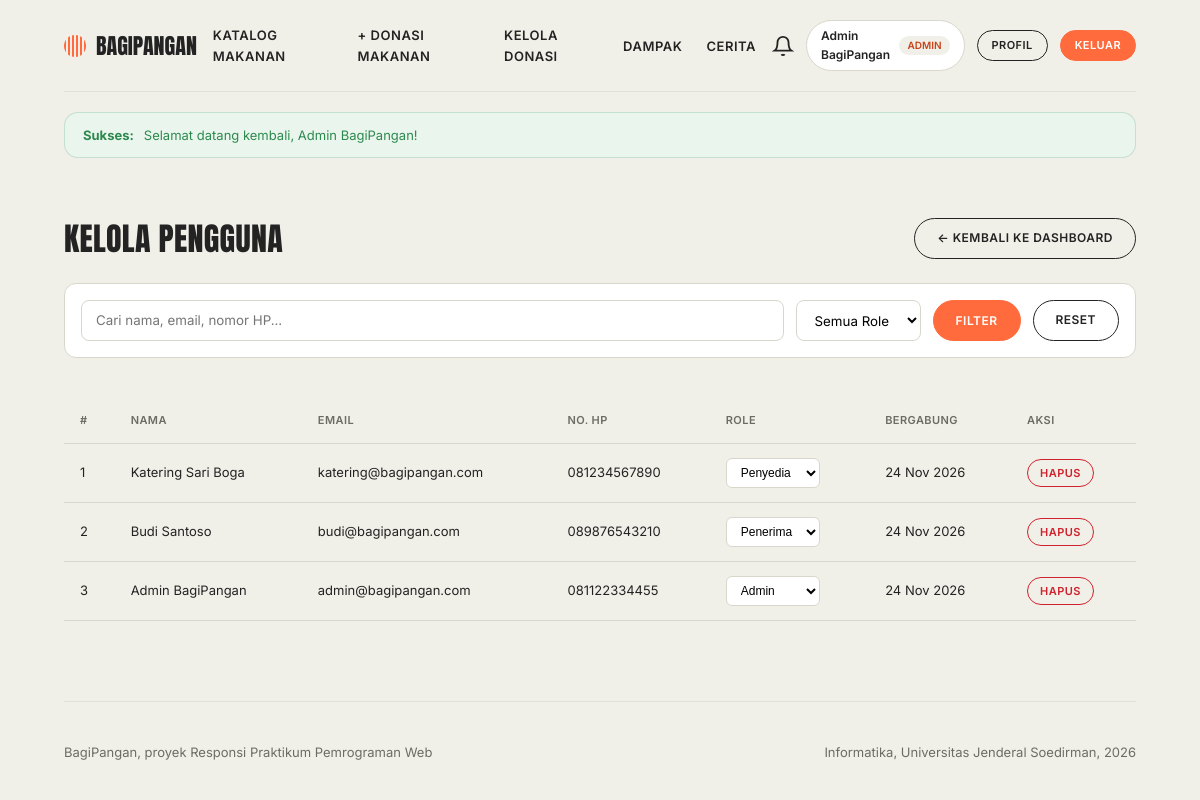
/admin/users.php (signed in), run on the app's committed database.
### tables this page shows
CREATE TABLE IF NOT EXISTS users (
    id INT AUTO_INCREMENT PRIMARY KEY,
    nama VARCHAR(100) NOT NULL,
    email VARCHAR(100) NOT NULL UNIQUE,
    password VARCHAR(255) NOT NULL,
    no_hp VARCHAR(20) NOT NULL,
    alamat TEXT NOT NULL,
    role ENUM('penyedia', 'penerima', 'admin') NOT NULL DEFAULT 'penerima',
    foto VARCHAR(255) DEFAULT 'default-avatar.png',
    created_at TIMESTAMP DEFAULT CURRENT_TIMESTAMP,
    updated_at TIMESTAMP DEFAULT CURRENT_TIMESTAMP ON UPDATE CURRENT_TIMESTAMP
);

### includes/auth_check.php (called while the page is built, shortened)
<?php
function is_logged_in() {
    return isset($_SESSION['user_id']) && !empty($_SESSION['user_id']);
}
function current_user() {
    return [
        'id'     => $_SESSION['user_id'] ?? null,
        'nama'   => $_SESSION['user_nama'] ?? 'Pengguna',
        'email'  => $_SESSION['user_email'] ?? '',
        'role'   => $_SESSION['user_role'] ?? 'penerima',
        'foto'   => $_SESSION['user_foto'] ?? 'default-avatar.png',
    ];
}

### admin/users.php (the view, shortened to what this page needs)
<?php
require_once __DIR__ . '/../config/database.php';
require_once __DIR__ . '/../includes/auth_check.php';
$root_path = '/Responsi-Praktikum-Pemweb';
$search = trim($_GET['search'] ?? '');
$where = ["1=1"];
$params = [];
$where_sql = implode(' AND ', $where);
$stmt = $pdo->prepare("SELECT * FROM users WHERE $where_sql ORDER BY created_at DESC");
$stmt->execute($params);
$users = $stmt->fetchAll();
require_once __DIR__ . '/../includes/header.php';
?>
<div class="wrap">
    <div style="display: flex; justify-content: space-between; align-items: center; margin-bottom: 24px; flex-wrap: wrap; gap: 16px;">
        <h1>Kelola Pengguna</h1>
        <a href="<?= $root_path ?>/admin/" class="btn">← Kembali ke Dashboard</a>
    </div>
    <form method="GET" style="display: flex; gap: 12px; flex-wrap: wrap; margin-bottom: 24px; padding: 16px; background: var(--white); border-radius: 12px; border: 1px solid var(--line);">
        <input type="text" name="search" placeholder="Cari nama, email, nomor HP..."
               value="<?= htmlspecialchars($search) ?>"
               style="flex: 1; min-width: 200px; padding: 10px 14px; border: 1.5px solid var(--line); border-radius: 8px; font-family: inherit;">
        <select name="role" style="padding: 10px 14px; border: 1.5px solid var(--line); border-radius: 8px; font-family: inherit; background: var(--white);">
            <option value="">Semua Role</option>
        </select>
        <button type="submit" class="btn fill">Filter</button>
        <a href="<?= $root_path ?>/admin/users.php" class="btn">Reset</a>
    </form>
    <div class="table-responsive">
        <table class="data-table">
            <thead>
                <tr>
                    <th>#</th>
                    <th>Nama</th>
                    <th>Email</th>
                    <th>No. HP</th>
                    <th>Role</th>
                    <th>Bergabung</th>
                    <th>Aksi</th>
                </tr>
            </thead>
            <tbody>
                <?php if (empty($users)): ?>
                    <tr>
                        <td colspan="7" style="text-align: center; padding: 40px; color: var(--muted);">Tidak ada pengguna ditemukan</td>
                    </tr>
                <?php else: ?>
                    <?php foreach ($users as $idx => $u): ?>
                        <tr>
                            <td><?= $idx + 1 ?></td>
                            <td><?= htmlspecialchars($u['nama']) ?></td>
                            <td><?= htmlspecialchars($u['email']) ?></td>
                            <td><?= htmlspecialchars($u['no_hp']) ?></td>
                            <td>
                                <form method="POST" style="display: inline;">
                                    <select name="new_role" onchange="this.form.submit()"
                                            style="padding: 6px 10px; border: 1px solid var(--line); border-radius: 6px; font-size: 12px; background: var(--white);">
                                        <option value="penyedia" <?= $u['role'] === 'penyedia' ? 'selected' : '' ?>>Penyedia</option>
                                        <option value="penerima" <?= $u['role'] === 'penerima' ? 'selected' : '' ?>>Penerima</option>
                                        <option value="admin" <?= $u['role'] === 'admin' ? 'selected' : '' ?>>Admin</option>
                                    </select>
                                </form>
                            </td>
                            <td><?= date('d M Y', strtotime($u['created_at'])) ?></td>
                            <td>
                                <form method="POST" style="display: inline;" onsubmit="return confirm('Yakin ingin menghapus pengguna ini? Semua data terkait (donasi, pesanan, ulasan) akan ikut terhapus.');">
                                    <button type="submit" class="btn danger" style="font-size: 11px; padding: 6px 12px;">Hapus</button>
                                </form>
                            </td>
                        </tr>
                    <?php endforeach; ?>
                <?php endif; ?>
            </tbody>
        </table>
    </div>
</div>
<?php require_once __DIR__ . '/../includes/footer.php'; ?>

### includes/header.php (shortened to what this page needs)
<?php
require_once __DIR__ . '/auth_check.php';
$root_path = $root_path ?? './';
$user = current_user();
$flash_success = $_SESSION['flash_success'] ?? null;
?>
<!DOCTYPE html>
<html lang="id">
<head>
    <link rel="stylesheet" href="<?= $root_path ?>assets/css/style.css">
</head>
<body>
<div class="wrap">
    <nav>
        <a class="logo" href="<?= $root_path ?>index.php"><i></i>BagiPangan</a>
        <div class="nav-links">
            <a href="<?= $root_path ?>index.php#makanan">Katalog Makanan</a>
            <?php if ($user && in_array($user['role'], ['penyedia', 'admin'])): ?>
                <a href="<?= $root_path ?>donasi/tambah.php">+ Donasi Makanan</a>
                <a href="<?= $root_path ?>donasi/riwayat.php">Kelola Donasi</a>
            <?php endif; ?>
            <a href="<?= $root_path ?>index.php#dampak">Dampak</a>
            <a href="<?= $root_path ?>index.php#cerita">Cerita</a>
        </div>
        <div class="nav-user">
            <?php if ($user): ?>
                <a href="<?= $root_path ?>notifikasi/index.php" class="nav-notif" style="position: relative; text-decoration: none; color: var(--ink);">
                    <svg width="22" height="22" viewBox="0 0 24 24" fill="none" stroke="currentColor" stroke-width="2" style="display: block;">
                        <path d="M18 8A6 6 0 0 0 6 8c0 7-3 9-3 9h18s-3-2-3-9"></path>
                        <path d="M13.73 21a2 2 0 0 1-3.46 0"></path>
                    </svg>
                </a>
                <a href="<?= $root_path ?>profil/index.php" class="user-badge">
                    <span><?= htmlspecialchars($user['nama']) ?></span>
                    <span class="role-tag"><?= htmlspecialchars($user['role']) ?></span>
                </a>
                <a class="btn sm" href="<?= $root_path ?>profil/index.php">Profil</a>
                <a class="btn sm fill" href="<?= $root_path ?>auth/logout.php">Keluar</a>
            <?php else: ?>
                <a class="btn sm" href="<?= $root_path ?>auth/login.php">Masuk</a>
                <a class="btn sm fill" href="<?= $root_path ?>auth/register.php">Daftar</a>
            <?php endif; ?>
        </div>
    </nav>
</div>
<div class="wrap" style="margin-top: 20px;">
    <?php if ($flash_success): ?>
        <div class="alert alert-success">
            <strong>Sukses:</strong> <?= htmlspecialchars($flash_success) ?>
        </div>
    <?php endif; ?>
</div>
<main class="main-content">

### assets/css/style.css (style rules this page uses)
:root { --cream: #F1F0E8; --ink: #232323; --orange: #FF6B3D; --rust: #C8431A; --white: #ffffff; --muted: #6d6b66; --line: #d9d7cc; --green: #2d8a4e; --green-bg: #eaf5ee; --red: #cf222e; --red-bg: #ffebe9; --radius-pill: 999px; --radius-card: 28px; }
* { box-sizing: border-box; margin: 0; padding: 0; }
html { scroll-behavior: smooth; }
body { background: var(--cream); color: var(--ink); font-family: 'Inter', system-ui, -apple-system, sans-serif; line-height: 1.55; min-height: 100vh; display: flex; flex-direction: column; }
h1, h2, h3, h4, .display { font-family: 'Anton', Impact, "Arial Narrow", sans-serif; font-weight: 400; text-transform: uppercase; line-height: 1.1; letter-spacing: .01em; }
a { color: inherit; text-decoration: none; }
.wrap { max-width: 1120px; margin: 0 auto; padding: 0 24px; width: 100%; }
.main-content { flex: 1; padding: 40px 0 80px; }
nav { display: flex; align-items: center; justify-content: space-between; gap: 16px; padding: 20px 0; border-bottom: 1px solid rgba(35, 35, 35, 0.08); }
.logo { display: flex; align-items: center; gap: 10px; font-family: 'Anton', Impact, sans-serif; font-size: 22px; text-transform: uppercase; }
.logo i { width: 22px; height: 22px; border-radius: 50%; background: repeating-linear-gradient(90deg, var(--orange) 0 2px, transparent 2px 4px); display: inline-block; }
.nav-links { display: flex; align-items: center; gap: 24px; font-size: 13px; font-weight: 600; text-transform: uppercase; letter-spacing: .04em; }
.nav-user { display: flex; align-items: center; gap: 12px; }
.user-badge { display: inline-flex; align-items: center; gap: 8px; background: var(--white); padding: 6px 14px; border-radius: var(--radius-pill); font-size: 12px; font-weight: 600; border: 1px solid var(--line); }
.user-badge .role-tag { background: var(--cream); padding: 2px 8px; border-radius: var(--radius-pill); font-size: 10px; text-transform: uppercase; color: var(--rust); }
.btn { display: inline-block; border: 1.5px solid var(--ink); border-radius: var(--radius-pill); padding: 10px 22px; font-size: 12px; font-weight: 600; text-transform: uppercase; letter-spacing: .04em; background: transparent; color: var(--ink); cursor: pointer; font-family: inherit; transition: all .2s ease; text-align: center; }
.btn.fill { background: var(--orange); border-color: var(--orange); color: var(--white); }
.btn.danger { border-color: var(--red); color: var(--red); }
.btn.sm { padding: 6px 14px; font-size: 11px; }
.alert { padding: 12px 18px; border-radius: 14px; font-size: 13px; margin-bottom: 20px; display: flex; align-items: center; gap: 10px; }
.alert-success { background: var(--green-bg); color: var(--green); border: 1px solid rgba(45, 138, 78, 0.2); }
.table-responsive { overflow-x: auto; }
.data-table { width: 100%; border-collapse: collapse; margin-top: 16px; }
.data-table th, .data-table td { padding: 14px 16px; text-align: left; border-bottom: 1px solid var(--line); font-size: 13px; }
.data-table th { font-weight: 600; text-transform: uppercase; font-size: 11px; letter-spacing: .04em; color: var(--muted); }

### data on the page
users: nama "Admin BagiPangan", role "ADMIN", email "admin@bagipangan.com", no_hp "081122334455", new_role "Admin", created_at "24 Nov 2026"
users: nama "Katering Sari Boga", email "katering@bagipangan.com", no_hp "081234567890", new_role "Penyedia", created_at "24 Nov 2026"
users: nama "Budi Santoso", email "budi@bagipangan.com", no_hp "089876543210", new_role "Penerima", created_at "24 Nov 2026"

### other printed values
$flash_success "Selamat datang kembali, Admin BagiPangan!"
